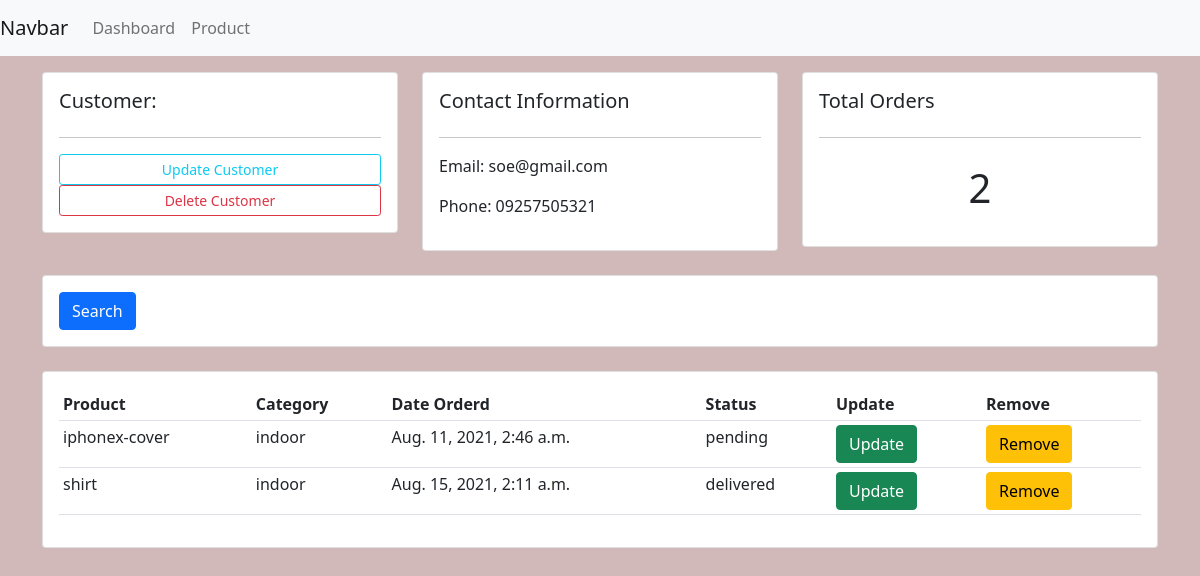
The app's page /customers/1 with its own data.
### accounts/models.py (models this page shows, shortened)
class Customer(models.Model):
    name=models.CharField(max_length=200,null=True)
    email=models.CharField(max_length=200,null=True)
    phone=models.CharField(max_length=200,null=True)
    created_at=models.DateTimeField(auto_now_add=True)

class Order(models.Model):
    status=(
        ('pending','Pending'),
        ('out for delivery','Out For Delivery'),
        ('delivered','Delivered')
    )
    customer=models.ForeignKey(Customer,null=True,on_delete=models.CASCADE)
    product=models.ForeignKey(Product,null=True,on_delete=models.CASCADE)
    created_at=models.DateTimeField(auto_now_add=True)
    status=models.CharField(max_length=200,null=True,choices=status)

class Product(models.Model):
    category=(
        ('indoor','In Door'),
        ('outdoor','Out Door')
    )
    name=models.CharField(max_length=200,null=True)
    price=models.FloatField(null=True)
    category=models.CharField(max_length=200,null=True,choices=category)
    description=models.CharField(max_length=200,null=True,blank=True)
    created_at=models.DateTimeField(auto_now_add=True)
    tags=models.ManyToManyField(Tag)

### accounts/views.py (the view)
# urls.py: path('customers/<int:id>',views.customers,name='customers.show'),
def customers(request,id):
    customer=Customer.objects.get(id=id)
    orders=customer.order_set.all()
    order_count=orders.count()
    return render(request,'accounts/customers.html',{
        'customers':customer,
        'orders':orders,
        'order_count':order_count
    })

### accounts/templates/accounts/customers.html
{% extends 'accounts/master.html' %}
{% block content %}
<div class="row">
	<div class="col-md">
		<div class="card card-body">
			<h5>Customer:</h5>
			<hr>
			<a class="btn btn-outline-info  btn-sm btn-block" href="">Update Customer</a>
			<a class="btn btn-outline-danger  btn-sm btn-block" href="">Delete Customer</a>
		</div>
	</div>
	<div class="col-md">
		<div class="card card-body">
			<h5>Contact Information</h5>
			<hr>
			<p>Email: {{customers.email}} </p>
			<p>Phone: {{customers.phone}} </p>
		</div>
	</div>
	<div class="col-md">
		<div class="card card-body">
			<h5>Total Orders</h5>
			<hr>
			<h1 style="text-align: center;padding: 10px">{{order_count}}</h1>
		</div>
	</div>
</div>
<br>
<div class="row">
	<div class="col">
		<div class="card card-body">
			<form method="get">
		    <button class="btn btn-primary" type="submit">Search</button>
		  </form>
		</div>
	</div>
</div>
<br>
<div class="row">
	<div class="col-md">
		<div class="card card-body">
			<table class="table table-sm">
				<tr>
					<th>Product</th>
					<th>Category</th>
					<th>Date Orderd</th>
					<th>Status</th>
					<th>Update</th>
					<th>Remove</th>
				</tr>
				{% for order in orders %}
				<tr>
					<td>{{order.product.name}}</td>
					<td>{{order.product.category}}</td>
					<td>{{order.created_at}}</td>
					<td>{{order.status}}</td>
					<td><a href="" class="btn btn-success">Update</a></td>
					<td><a href="" class="btn btn-warning">Remove</a></td>
				</tr>
				{% endfor %}
			</table>
		</div>
	</div>
</div>
{% endblock content %}

### accounts/static/accounts/css/style.css (style rules this page uses)
body { background-color: rgb(209, 185, 185); }

### records on screen
Customer: email "soe@gmail.com", phone "09257505321"
Order: product.name "iphonex-cover", product.category "indoor", created_at "Aug. 11, 2021, 2:46 a.m.", status "pending"
Order: product.name "shirt", product.category "indoor", created_at "Aug. 15, 2021, 2:11 a.m.", status "delivered"

### other values on screen
{{ order_count }} "2"
